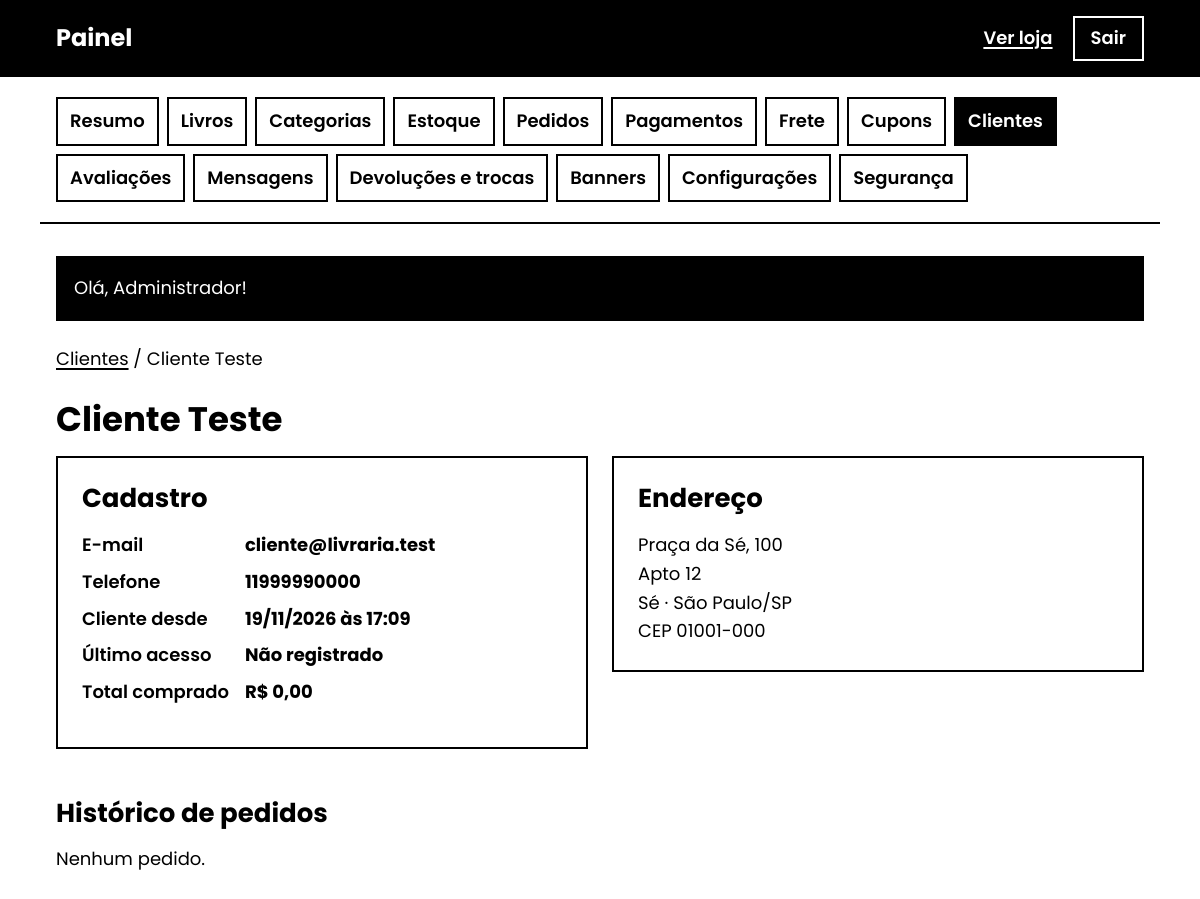
The page /admin/clientes/2 (signed in) on the database its author committed.
### tables this page shows
CREATE TABLE users (
    id            INT UNSIGNED NOT NULL AUTO_INCREMENT,
    name          VARCHAR(100) NOT NULL,
    email         VARCHAR(190) NOT NULL,
    password_hash VARCHAR(255) NOT NULL,
    phone         VARCHAR(20)  NULL,
    role          ENUM('customer','admin') NOT NULL DEFAULT 'customer',
    created_at    DATETIME NOT NULL DEFAULT CURRENT_TIMESTAMP,
    updated_at    DATETIME NOT NULL DEFAULT CURRENT_TIMESTAMP ON UPDATE CURRENT_TIMESTAMP,
    PRIMARY KEY (id),
    UNIQUE KEY uq_users_email (email),
    KEY idx_users_role (role)
);

CREATE TABLE addresses (
    id          INT UNSIGNED NOT NULL AUTO_INCREMENT,
    user_id     INT UNSIGNED NOT NULL,
    cep         CHAR(9)      NOT NULL,
    street      VARCHAR(150) NOT NULL,
    number      VARCHAR(20)  NOT NULL,
    complement  VARCHAR(100) NULL,
    district    VARCHAR(100) NOT NULL,
    city        VARCHAR(100) NOT NULL,
    state       CHAR(2)      NOT NULL,
    updated_at  DATETIME NOT NULL DEFAULT CURRENT_TIMESTAMP ON UPDATE CURRENT_TIMESTAMP,
    PRIMARY KEY (id),
    UNIQUE KEY uq_addresses_user (user_id),
    CONSTRAINT fk_addresses_user FOREIGN KEY (user_id) REFERENCES users (id) ON DELETE CASCADE
);

### app/controllers/admin/CustomerAdminController.php (called while the page is built, shortened)
<?php
final class CustomerAdminController
{
    public function show(int $id): void
    {
        require_admin();
        $customer = User::find($id);
        $data = AdminPage::fetch('SELECT id,status,total,created_at', 'FROM orders WHERE user_id=?', [$id], 'created_at DESC,id DESC');
        $spent = db_value("SELECT COALESCE(SUM(total),0) FROM orders WHERE user_id=? AND status IN ('pago','enviado','entregue')", [$id]);
        view('admin/customer_detail', $data + ['title' => $customer['name'], 'customer' => $customer, 'address' => Address::forUser($id), 'spent' => $spent], 'admin');
    }
}

### public/index.php (called while the page is built, shortened)
<?php
require dirname(__DIR__) . '/app/bootstrap.php';
$router = new Router();
$router->dispatch((string) ($_SERVER['REQUEST_METHOD'] ?? 'GET'), request_path());

### app/models/AdminSchema.php (called while the page is built, shortened)
<?php
final class AdminSchema
{
    public static function has(string $table, ?string $column = null): bool
    {
        static $cache = [];
        $key = $table . '.' . $column;
        if (!array_key_exists($key, $cache)) {
            $cache[$key] = $column === null
                ? (bool) db_value('SELECT COUNT(*) FROM information_schema.tables WHERE table_schema = DATABASE() AND table_name = ?', [$table])
                : (bool) db_value('SELECT COUNT(*) FROM information_schema.columns WHERE table_schema = DATABASE() AND table_name = ? AND column_name = ?', [$table, $column]);
        }
        return $cache[$key];
    }
}

### app/db.php (called while the page is built, shortened)
<?php
function db(): PDO
{
    static $pdo = null;
    if ($pdo instanceof PDO) {
        return $pdo;
    }
    $c = (array) config('db', []);
    $dsn = sprintf(
        'mysql:host=%s;port=%d;dbname=%s;charset=%s',
        (string) ($c['host'] ?? 'localhost'),
        (int) ($c['port'] ?? 3306),
        (string) ($c['name'] ?? ''),
        (string) ($c['charset'] ?? 'utf8mb4')
    );
    $pdo = new PDO($dsn, (string) ($c['user'] ?? ''), (string) ($c['pass'] ?? ''), [
        PDO::ATTR_ERRMODE            => PDO::ERRMODE_EXCEPTION,
        PDO::ATTR_DEFAULT_FETCH_MODE => PDO::FETCH_ASSOC,
        PDO::ATTR_EMULATE_PREPARES   => false,
    ]);
    $pdo->exec("SET time_zone = '" . date('P') . "'");
    return $pdo;
}
function db_run(string $sql, array $params = []): PDOStatement
{
    $st = db()->prepare($sql);
    foreach (array_values($params) as $i => $value) {
        $type = match (true) {
            is_int($value) => PDO::PARAM_INT,
            $value === null => PDO::PARAM_NULL,
            default => PDO::PARAM_STR,
        };
        $st->bindValue($i + 1, $value === null ? null : (is_int($value) ? $value : (string) $value), $type);
    }
    $st->execute();
    return $st;
}
function db_all(string $sql, array $params = []): array
{
    return db_run($sql, $params)->fetchAll();
}
function db_one(string $sql, array $params = []): ?array
{
    $row = db_run($sql, $params)->fetch();
    return $row === false ? null : $row;
}
function db_value(string $sql, array $params = []): mixed
{
    $v = db_run($sql, $params)->fetchColumn();
    return $v === false ? null : $v;
}

### app/models/User.php (called while the page is built, shortened)
<?php
final class User
{
    public static function find(int $id): ?array
    {
        $extra = AdminSchema::has('users', 'active') ? ', active, last_login_at' : '';
        return db_one('SELECT id, name, email, phone, role, created_at' . $extra . ' FROM users WHERE id = ?', [$id]);
    }
}

### app/bootstrap.php (called while the page is built, shortened)
<?php
require __DIR__ . '/helpers.php';
require __DIR__ . '/db.php';
require __DIR__ . '/Router.php';
spl_autoload_register(static function (string $class): void {
    foreach (['controllers', 'controllers/admin', 'models', 'payment'] as $dir) {
        $file = __DIR__ . '/' . $dir . '/' . $class . '.php';
        if (is_file($file)) {
            return;
        }
    }
});

### app/models/Address.php (called while the page is built, shortened)
<?php
final class Address
{
    public static function forUser(int $userId): ?array
    {
        return db_one(
            'SELECT cep, street, number, complement, district, city, state FROM addresses WHERE user_id = ?',
            [$userId]
        );
    }
}

### app/models/AdminPage.php (called while the page is built, shortened)
<?php
final class AdminPage
{
    public static function fetch(string $select, string $from, array $params = [], string $order = 'id DESC'): array
    {
        $total = (int) db_value('SELECT COUNT(*) ' . $from, $params);
        $pages = max(1, (int) ceil($total / 25));
        $page = min(max(1, input_int('pagina', $_GET) ?? 1), $pages);
        $rows = db_all($select . ' ' . $from . ' ORDER BY ' . $order . ' LIMIT ? OFFSET ?', [...$params, 25, ($page - 1) * 25]);
        return compact('rows','total','pages','page');
    }
}

### app/views/admin/customer_detail.php (the view, shortened to what this page needs)
<p class="breadcrumb"><a href="<?= e(url('/admin/clientes')) ?>">Clientes</a> / <?= e($customer['name']) ?></p><h1><?= e($customer['name']) ?></h1>
<div class="profile-grid"><section class="card"><h2>Cadastro</h2><dl class="info-list"><dt>E-mail</dt><dd><?= e($customer['email']) ?></dd><dt>Telefone</dt><dd><?= e($customer['phone'] ?: 'Não informado') ?></dd><dt>Cliente desde</dt><dd><?= e(format_date($customer['created_at'])) ?></dd><dt>Último acesso</dt><dd><?= e(format_date($customer['last_login_at'] ?? null) ?: 'Não registrado') ?></dd><dt>Total comprado</dt><dd><?= e(money($spent)) ?></dd></dl>
</section>
<section class="card"><h2>Endereço</h2><?php if (!$address): ?><p>Não informado.</p><?php else: ?><address class="address"><?= e($address['street']) ?>, <?= e($address['number']) ?><br><?= e($address['complement']) ?><br><?= e($address['district']) ?> · <?= e($address['city']) ?>/<?= e($address['state']) ?><br>CEP <?= e($address['cep']) ?></address><?php endif; ?></section></div>
<section class="section"><h2>Histórico de pedidos</h2><?php if (!$rows): ?><p>Nenhum pedido.</p><?php endif; ?></section>

### app/Router.php (shortened to what this page needs)
<?php
final class Router
{
    private array $routes = [];
    private function add(string $method, string $pattern, array $handler): void
    {
        $regex = '#^' . preg_replace('#\{(\w+)\}#', '(?P<$1>[1-9][0-9]{0,9})', $pattern) . '$#';
        $this->routes[] = [$method, $regex, $handler];
    }
    public function dispatch(string $method, string $path): void
    {
        foreach ($this->routes as [$routeMethod, $regex, $handler]) {
            if (!preg_match($regex, $path, $m)) {
                continue;
            }
            $params = [];
            foreach ($m as $key => $value) {
                if (is_string($key)) {
                    $params[] = (int) $value;
                }
            }
            [$class, $action] = $handler;
            (new $class())->$action(...$params);
            return;
        }
    }
}

### public/assets/css/style.css (style rules this page uses)
*, *::before, *::after { box-sizing: border-box; }
html { font-size: 18px; -webkit-text-size-adjust: 100%; }
body { margin: 0; font-family: 'Poppins', Arial, Helvetica, sans-serif; font-size: 18px; line-height: 1.6; color: #000; background: #fff; }
h1, h2, h3 { line-height: 1.25; margin: 0 0 16px; font-weight: 700; }
h1 { font-size: 34px; }
h2 { font-size: 26px; }
p { margin: 0 0 16px; }
a { color: #000; text-decoration: underline; text-underline-offset: 3px; text-decoration-thickness: 2px; }
.section { margin-top: 48px; }
.card { border: 2px solid #000; padding: 24px; background: #fff; }
.breadcrumb { margin-bottom: 24px; }
.info-list { display: grid; grid-template-columns: max-content 1fr; gap: 8px 16px; margin: 0 0 16px; }
.info-list dt { font-weight: 600; }
.info-list dd { margin: 0; font-weight: 700; word-break: break-all; }
.address { font-style: normal; }
.profile-grid { display: grid; grid-template-columns: repeat(auto-fit, minmax(320px, 1fr)); gap: 24px; align-items: start; }

### rows shown on the page
users: name "Cliente Teste", email "cliente@livraria.test", phone "11999990000", created_at "19/11/2026 às 17:09"
addresses: street "Praça da Sé", number "100", complement "Apto 12", district "Sé", city "São Paulo", state "SP", cep "01001-000"

### other values the page prints
$label "Resumo"
$label "Livros"
$label "Categorias"
$label "Estoque"
$label "Pedidos"
$label "Pagamentos"
$label "Frete"
$label "Cupons"
$label "Clientes"
$label "Avaliações"
$label "Mensagens"
$label "Devoluções e trocas"
$label "Banners"
$label "Configurações"
$label "Segurança"
